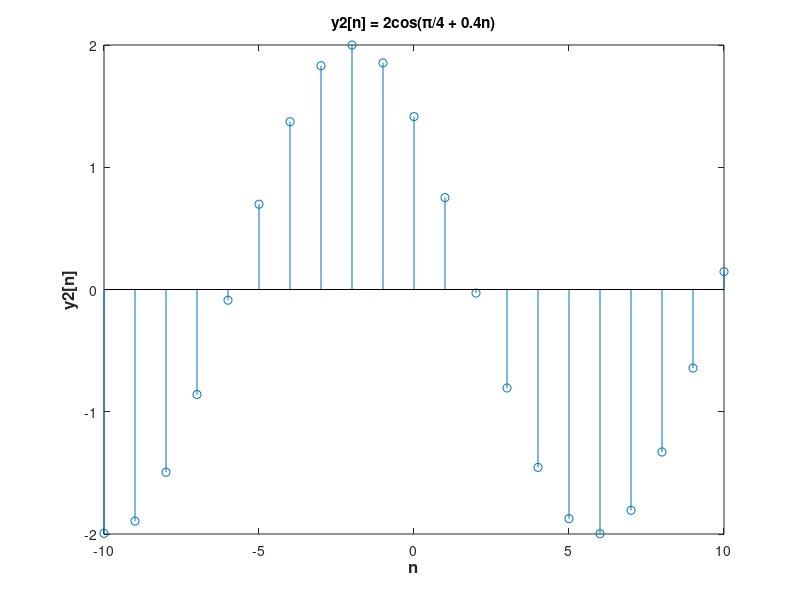

This chart was generated by the following MATLAB code:
n = -10:10;

y2 = 2 * cos ((pi / 4) + 0.4 * n);

stem (n, y2)
xlabel('n', 'FontSize', 12, 'FontWeight', 'bold')
ylabel('y2[n]', 'FontSize', 12, 'FontWeight', 'bold')
title ('y2[n] = 2cos(π/4 + 0.4n)')
